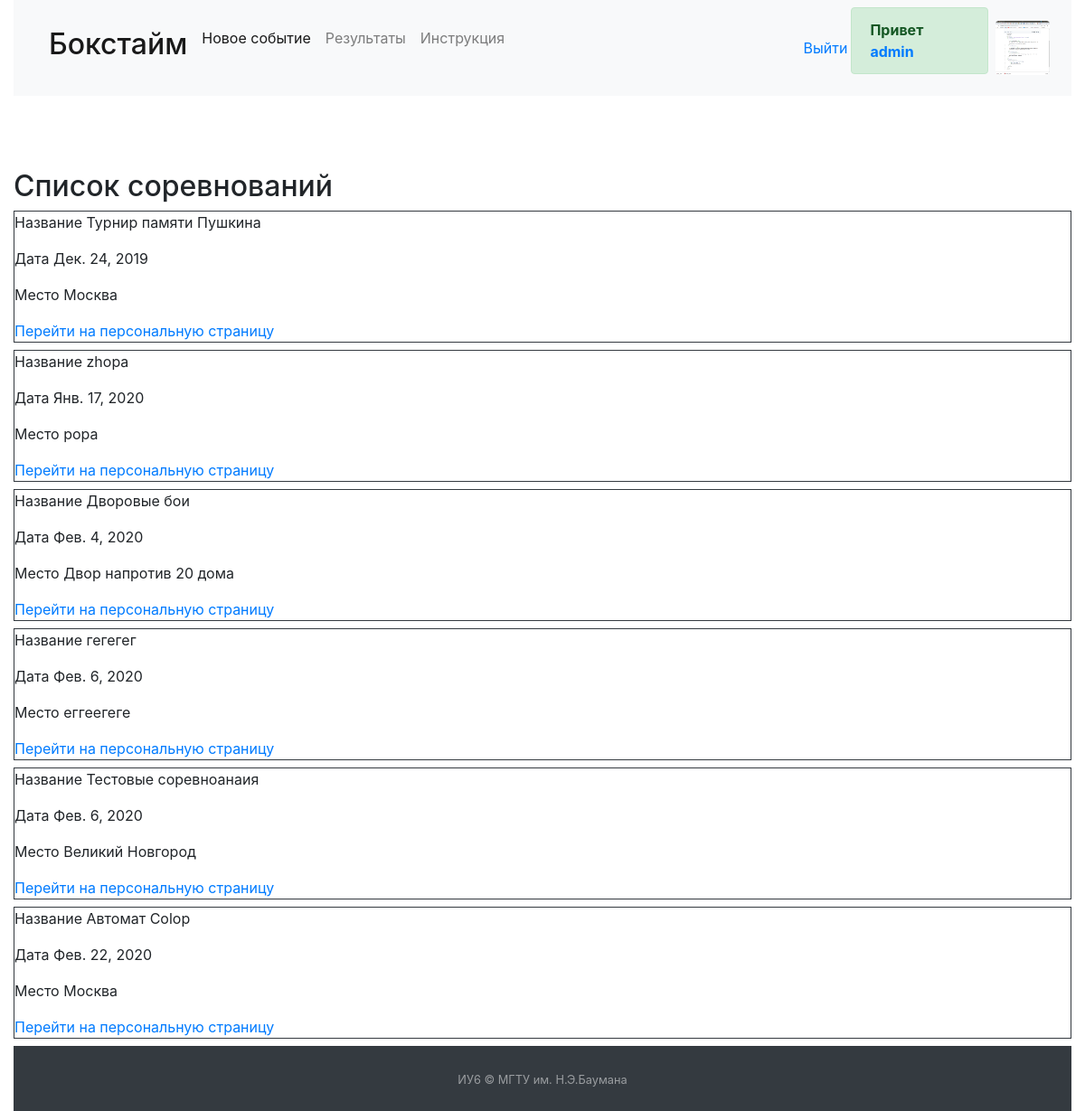
The page /event_list (signed in) on the database as committed earlier.
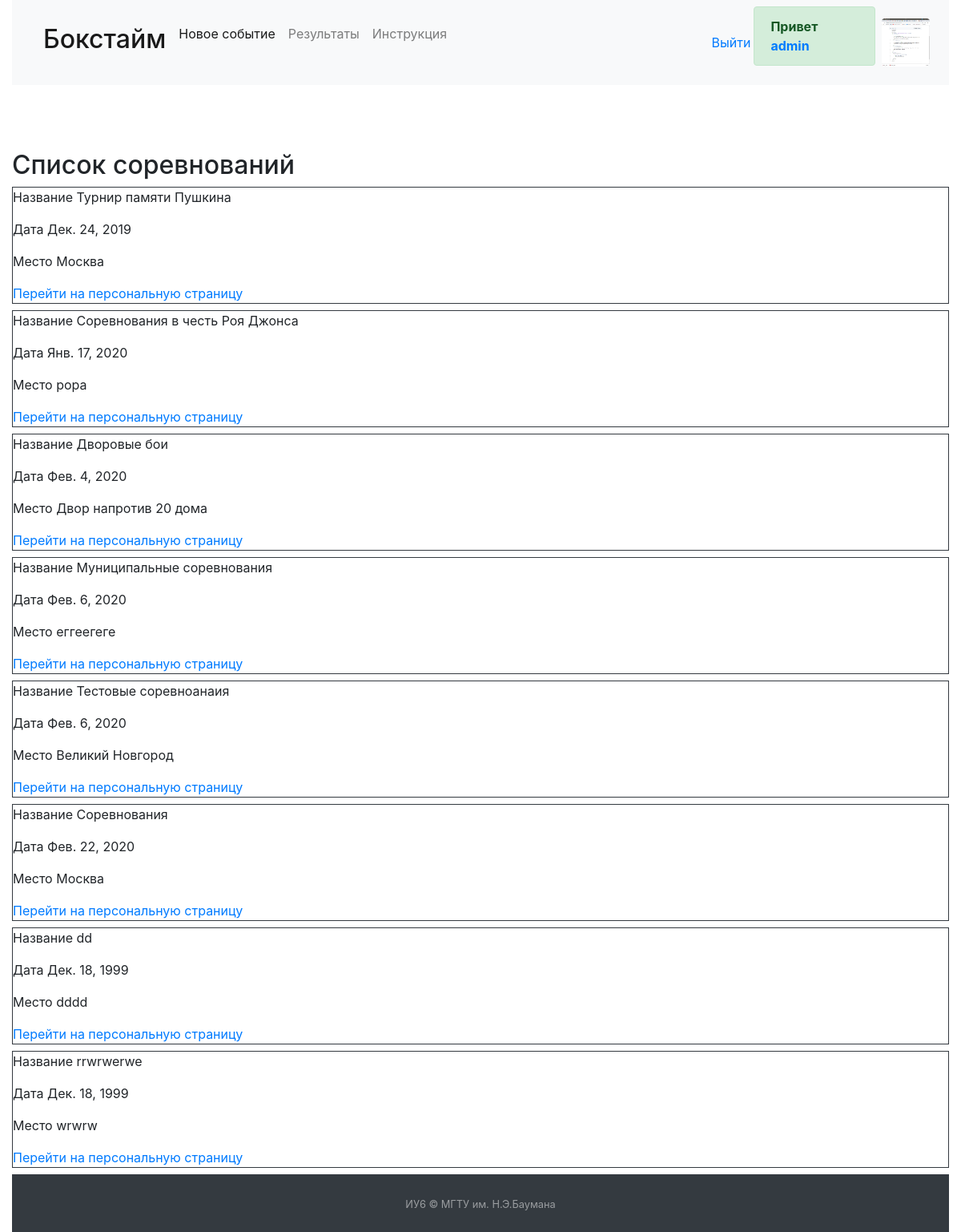
The same page on the database as committed later.
### boxetime/models.py (models this page shows, shortened)
class Competition(models.Model):
    sport_choices = (
        ('Boxing', 'Бокс'),
        ('Kickboxing', 'Кикбоксинг')
    )
    title = models.CharField(max_length=100)
    date = models.DateField()
    place = models.CharField(max_length=255)
    responsible = models.TextField(blank=True)
    age = models.PositiveSmallIntegerField(blank=True)
    level = models.CharField(max_length=200)
    sport = models.CharField(max_length=50, choices=sport_choices, default='Boxing')
    description = models.TextField(blank=True)
    docs = models.FileField(upload_to='docs/', blank=True, null=True)
    author = models.ForeignKey(User, on_delete=models.CASCADE)

### boxetime/views.py (the view)
# urls.py: path('event_list', views.EventListView.as_view(), name="event_list"),
class EventListView(ListView):
    template_name = "event_list.html"
    model = Competition
    context_object_name = "event_list"

### boxetime/templates/event_list.html
{% extends 'base.html' %}
{% load static %}
{% block content %}
    <p class="h2 mt-5">Список соревнований</p>
    {% for event in event_list %}
        <div class="border border-dark my-2">
            <p>Название {{ event.title }}</p>
            <p>Дата {{ event.date }}</p>
            <p>Место {{ event.place }}</p>
            <a href="{% url 'concrete_event' event.id %}">Перейти на персональную страницу</a></div>
    {% endfor %}
{% endblock %}

Rows that differ between the two databases and show on the page:
changed Competition "popa": title "zhopa" → "Соревнования в честь Роя Джонса"
changed Competition "еггеегеге": title "гегегег" → "Муниципальные соревнования"
changed Competition: title "Автомат Colop" → "Соревнования"
added Competition: title "dd", date "Дек. 18, 1999", place "dddd"
added Competition: title "rrwrwerwe", date "Дек. 18, 1999", place "wrwrw"
